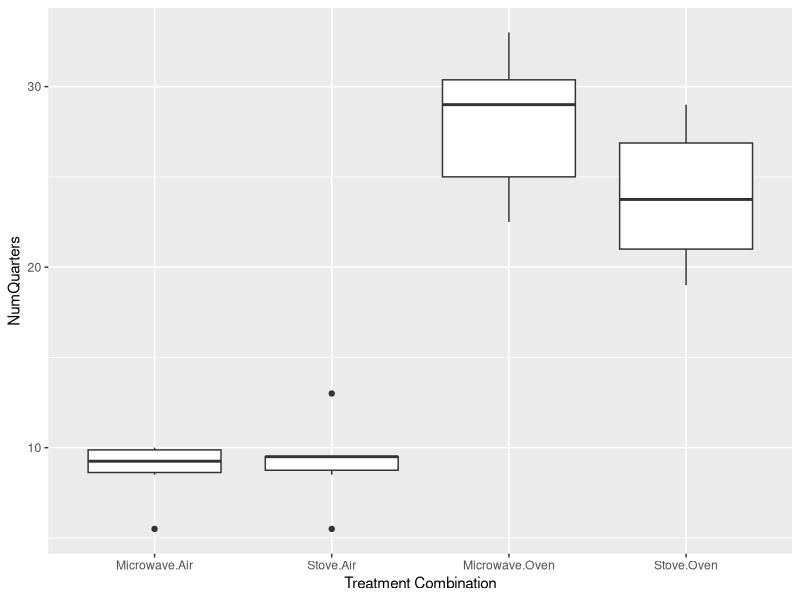
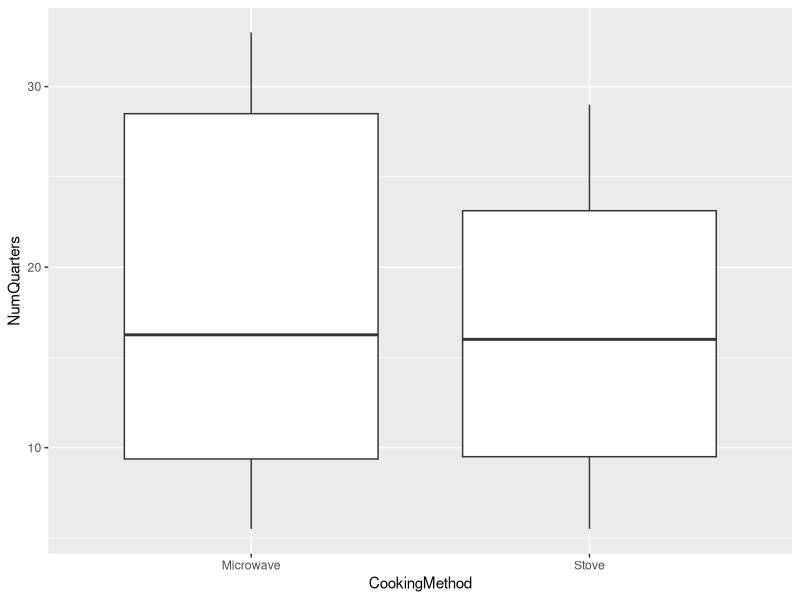
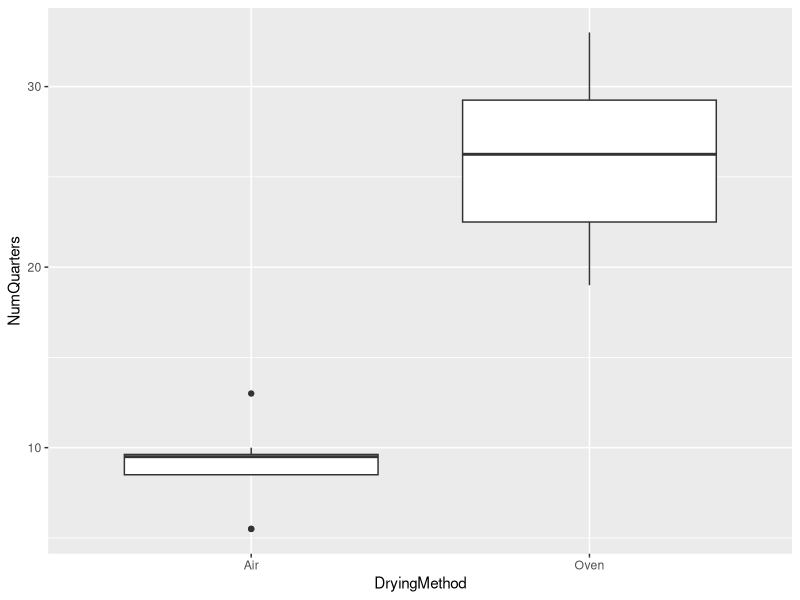
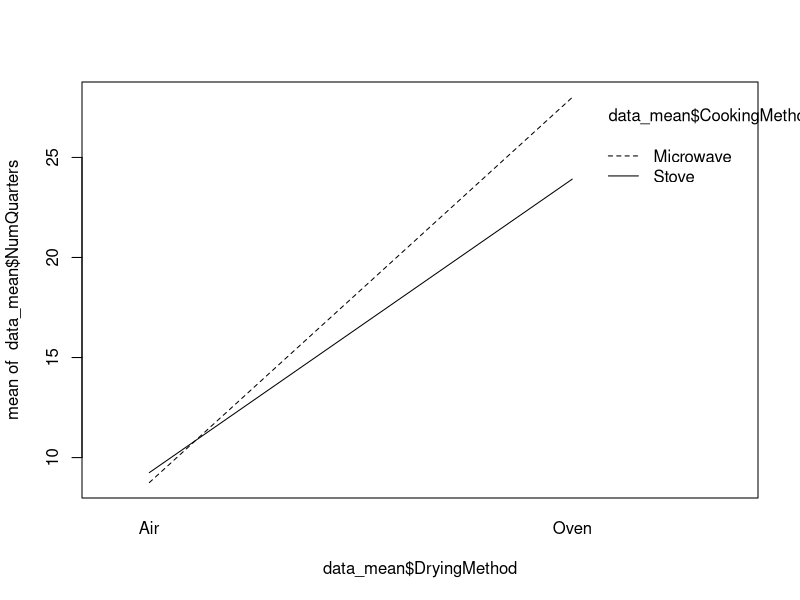
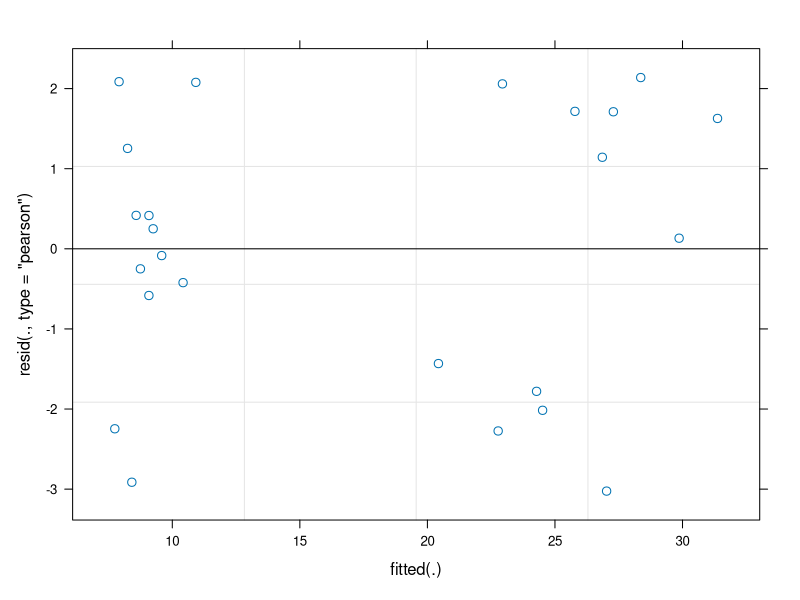
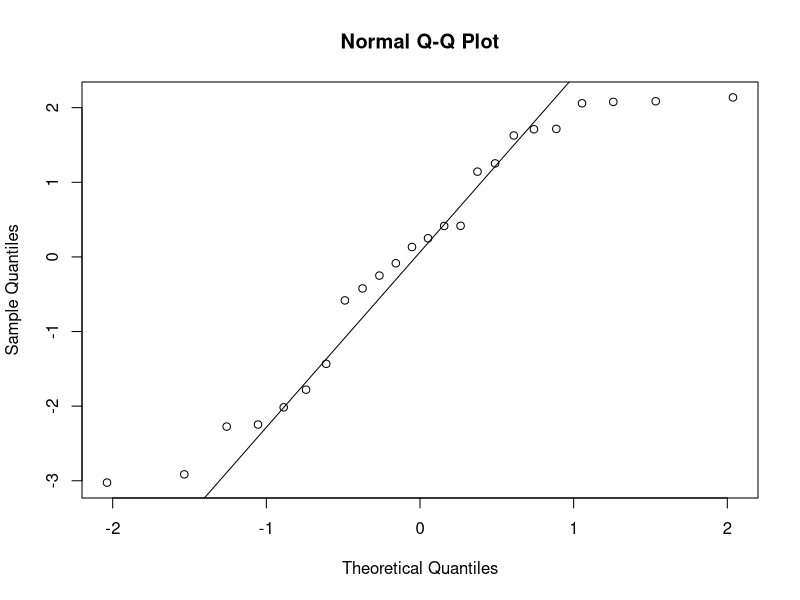

These figures' R source, in order:
## ---- chunk 1
#| echo: false
#| warning: false
#| message: false

library(tidyverse)
library(dplyr)
library(lmerTest) 

data <- read_csv("experiment.csv")

data$CookingMethod <- factor(data$CookingMethod)
data$DryingMethod  <- factor(data$DryingMethod)
data$Plot <- factor(data$Plot)

data_mean <- data %>%
  group_by(Plot, DryingMethod, CookingMethod) %>%
  summarise(NumQuarters = mean(NumQuarters), .groups = "drop")
## ---- chunk 2
fit <- lmer(NumQuarters ~ CookingMethod * DryingMethod + (1 | Plot), data = data_mean)
## ---- chunk 3
# by treatment factor
ggplot(data_mean, aes(x = interaction(CookingMethod, DryingMethod), y = NumQuarters)) +
  geom_boxplot() +
  labs(x = "Treatment Combination", y = "NumQuarters")

# by each factor

ggplot(data_mean, aes(x = CookingMethod, y = NumQuarters)) +
  geom_boxplot()

ggplot(data_mean, aes(x = DryingMethod, y = NumQuarters)) +
  geom_boxplot()
 # The boxplots show a clear difference between treatment combinations, especially driven by the drying method. The two Air groups (Microwave.Air and Stove.Air) both have low and fairly tight distributions centered around roughly 8–10 quarters, with only a couple of mild low outliers. In contrast, the Oven groups produce much higher values overall, with Microwave.Oven having the highest median (around the high 20s) and Stove.Oven slightly lower but still clearly above the Air groups. The spread is also larger for the Oven treatments, indicating more variability. When looking at factors individually, DryingMethod shows a strong effect (Oven >> Air), while CookingMethod shows a smaller difference with substantial overlap between Microwave and Stove. Overall, there are a few potential outliers, but nothing extreme enough to immediately raise concern.
## ---- chunk 4
interaction.plot(x.factor = data_mean$DryingMethod, trace.factor = data_mean$CookingMethod, response = data_mean$NumQuarters)

# The interaction plot shows that the lines are roughly parallel, suggesting that any interaction effect is relatively small in magnitude. However, the ANOVA results indicate that the interaction between Cooking Method and Drying Method is statistically significant. This suggests that although the interaction is not visually strong, the effect is consistent enough across observations to be detected statistically.

## ---- chunk 5
# res vs Fitted
plot(fit, which = 1)

# Q-Q plot
qqnorm(residuals(fit))
qqline(residuals(fit))

# The residuals versus fitted values plot shows that the residuals are scattered around zero without any clear pattern or systematic structure, which suggests that the assumption of constant variance is reasonably satisfied. While there is slightly more spread among the larger fitted values, it is not severe enough to indicate a strong violation. The Q-Q plot shows that most of the residuals lie close to the reference line, indicating approximate normality. However, there are some noticeable deviations in the lower tail, suggesting a few extreme negative residuals. Overall, the normality assumption is reasonably met, with only minor departures that are not severe enough to invalidate the ANOVA results.
## ---- chunk 6
(a <- anova(fit))
## ---- chunk 7
data_mean %>%
  group_by(CookingMethod, DryingMethod) %>%
  summarise(mean = mean(NumQuarters))

# The treatment means show clear differences between the combinations of Cooking Method and Drying Method. The highest mean response was observed for the Microwave–Oven combination (mean = 28.00), followed by Stove–Oven (mean ≈ 23.92). In contrast, both Air drying treatments produced much lower responses, with Stove–Air (mean = 9.25) and Microwave–Air (mean = 8.75) showing very similar values. These results indicate that the choice of drying method has a strong effect, but the difference between cooking methods depends on the drying method. In particular, Microwave performs better than Stove under Oven drying, while the two methods are nearly indistinguishable under Air drying, which is consistent with the presence of a significant interaction.
## ---- chunk 8
library(emmeans)

emmeans(fit, ~ CookingMethod * DryingMethod)
